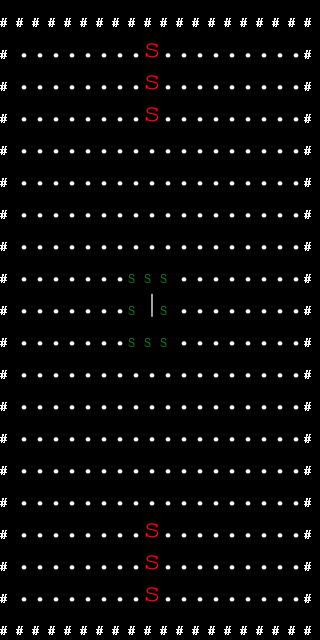

A 2D game scene composited from a Tiled map and its tileset images. What follows is a short description and the map's XML, with every tile layer's data as written:
An orthogonal 20x20 tile map with 16x32 px tiles, 2 tile layers (Terrain, Foes), 1 hidden layer not drawn.

<map version="1.10" tiledversion="1.11.2" orientation="orthogonal" renderorder="right-down" width="20" height="20" tilewidth="16" tileheight="32" infinite="0" nextlayerid="4" nextobjectid="1">
 <tileset firstgid="1" source="tileset/editor.tsx" />
 <layer id="1" name="Terrain" width="20" height="20">
  <data encoding="csv">
5,5,5,5,5,5,5,5,5,5,5,5,5,5,5,5,5,5,5,5,
5,1,1,1,1,1,1,1,1,1,1,1,1,1,1,1,1,1,1,5,
5,1,1,1,1,1,1,1,1,1,1,1,1,1,1,1,1,1,1,5,
5,1,1,1,1,1,1,1,1,1,1,1,1,1,1,1,1,1,1,5,
5,1,1,1,1,1,1,1,1,1,1,1,1,1,1,1,1,1,1,5,
5,1,1,1,1,1,1,1,1,1,1,1,1,1,1,1,1,1,1,5,
5,1,1,1,1,1,1,1,1,1,1,1,1,1,1,1,1,1,1,5,
5,1,1,1,1,1,1,1,1,1,1,1,1,1,1,1,1,1,1,5,
5,1,1,1,1,1,1,1,3,3,3,1,1,1,1,1,1,1,1,5,
5,1,1,1,1,1,1,1,3,6,3,1,1,1,1,1,1,1,1,5,
5,1,1,1,1,1,1,1,3,3,3,1,1,1,1,1,1,1,1,5,
5,1,1,1,1,1,1,1,1,1,1,1,1,1,1,1,1,1,1,5,
5,1,1,1,1,1,1,1,1,1,1,1,1,1,1,1,1,1,1,5,
5,1,1,1,1,1,1,1,1,1,1,1,1,1,1,1,1,1,1,5,
5,1,1,1,1,1,1,1,1,1,1,1,1,1,1,1,1,1,1,5,
5,1,1,1,1,1,1,1,1,1,1,1,1,1,1,1,1,1,1,5,
5,1,1,1,1,1,1,1,1,1,1,1,1,1,1,1,1,1,1,5,
5,1,1,1,1,1,1,1,1,1,1,1,1,1,1,1,1,1,1,5,
5,1,1,1,1,1,1,1,1,1,1,1,1,1,1,1,1,1,1,5,
5,5,5,5,5,5,5,5,5,5,5,5,5,5,5,5,5,5,5,5
</data>
 </layer>
 <layer id="2" name="Foes" width="20" height="20">
  <data encoding="csv">
0,0,0,0,0,0,0,0,0,0,0,0,0,0,0,0,0,0,0,0,
0,0,0,0,0,0,0,0,0,7,0,0,0,0,0,0,0,0,0,0,
0,0,0,0,0,0,0,0,0,7,0,0,0,0,0,0,0,0,0,0,
0,0,0,0,0,0,0,0,0,7,0,0,0,0,0,0,0,0,0,0,
0,0,0,0,0,0,0,0,0,0,0,0,0,0,0,0,0,0,0,0,
0,0,0,0,0,0,0,0,0,0,0,0,0,0,0,0,0,0,0,0,
0,0,0,0,0,0,0,0,0,0,0,0,0,0,0,0,0,0,0,0,
0,0,0,0,0,0,0,0,0,0,0,0,0,0,0,0,0,0,0,0,
0,0,0,0,0,0,0,0,0,0,0,0,0,0,0,0,0,0,0,0,
0,0,0,0,0,0,0,0,0,0,0,0,0,0,0,0,0,0,0,0,
0,0,0,0,0,0,0,0,0,0,0,0,0,0,0,0,0,0,0,0,
0,0,0,0,0,0,0,0,0,0,0,0,0,0,0,0,0,0,0,0,
0,0,0,0,0,0,0,0,0,0,0,0,0,0,0,0,0,0,0,0,
0,0,0,0,0,0,0,0,0,0,0,0,0,0,0,0,0,0,0,0,
0,0,0,0,0,0,0,0,0,0,0,0,0,0,0,0,0,0,0,0,
0,0,0,0,0,0,0,0,0,0,0,0,0,0,0,0,0,0,0,0,
0,0,0,0,0,0,0,0,0,7,0,0,0,0,0,0,0,0,0,0,
0,0,0,0,0,0,0,0,0,7,0,0,0,0,0,0,0,0,0,0,
0,0,0,0,0,0,0,0,0,7,0,0,0,0,0,0,0,0,0,0,
0,0,0,0,0,0,0,0,0,0,0,0,0,0,0,0,0,0,0,0
</data>
 </layer>
 <layer id="3" name="Orb" width="20" height="20" visible="0">
  <data encoding="csv">
0,0,0,0,0,0,0,0,0,0,0,0,0,0,0,0,0,0,0,0,
0,0,0,0,0,0,0,0,0,0,0,0,0,0,0,0,0,0,0,0,
0,0,0,0,0,0,0,0,0,0,0,0,0,0,0,0,0,0,0,0,
0,0,0,0,0,0,0,0,0,0,0,0,0,0,0,0,0,0,0,0,
0,0,0,0,0,0,0,0,0,0,0,0,0,0,0,0,0,0,0,0,
0,0,0,0,0,0,0,0,0,0,0,0,0,0,0,0,0,0,0,0,
0,0,0,0,0,0,0,0,0,0,0,0,0,0,0,0,0,0,0,0,
0,0,0,0,0,0,0,0,0,0,0,0,0,0,0,0,0,0,0,0,
0,0,0,0,0,0,0,0,0,0,0,0,0,0,0,0,0,0,0,0,
0,0,0,0,0,0,0,0,0,0,0,0,0,0,0,0,0,0,0,0,
0,0,0,0,0,0,0,0,0,0,0,0,0,0,0,0,0,0,0,0,
0,0,0,0,0,0,0,0,0,0,0,0,0,0,0,0,0,0,0,0,
0,0,0,0,0,0,0,0,0,0,0,0,0,0,0,0,0,0,0,0,
0,0,0,0,0,0,0,0,0,0,0,0,0,0,0,0,0,0,0,0,
0,0,0,0,0,0,0,0,0,0,0,0,0,0,0,0,0,0,0,0,
0,0,0,0,0,0,0,0,0,0,0,0,0,0,0,0,0,0,0,0,
0,0,0,0,0,0,0,0,0,0,0,0,0,0,0,0,0,0,0,0,
0,0,0,0,0,0,0,0,0,0,0,0,0,0,0,0,0,0,0,0,
0,4,4,4,4,4,4,4,4,4,4,4,4,4,4,4,4,4,4,0,
0,0,0,0,0,0,0,0,0,0,0,0,0,0,0,0,0,0,0,0
</data>
 </layer>
</map>